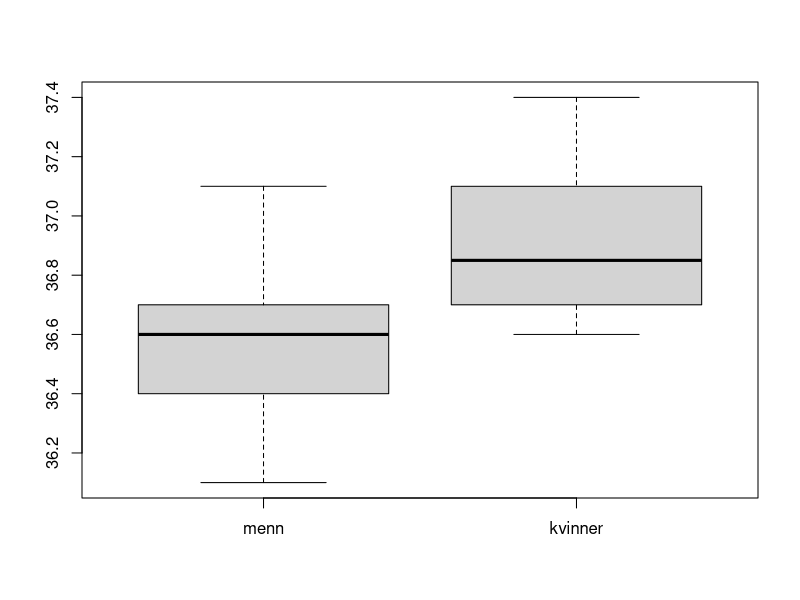
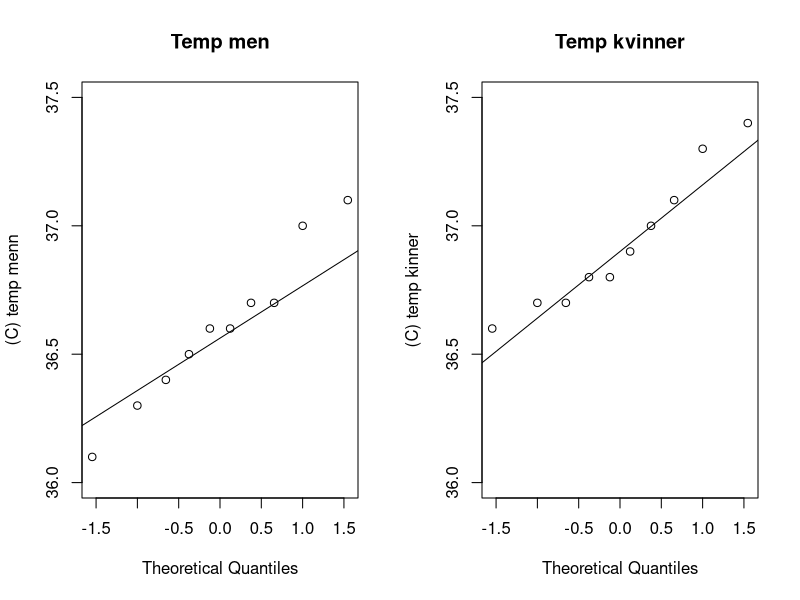

Write the R code that produced these figures, in order.
y =menn <- c(36.1, 36.3, 36.4, 36.6, 36.6, 36.7, 36.7, 37.0, 36.5, 37.1)
x = kvinner <- c(36.6, 36.7, 36.8, 36.8, 36.7, 37.0, 37.1, 37.3, 36.9, 37.4)

#a) Lag boksplott som viser fordelingen av observasjonene. Kommennter hva du finner.

boxplot(menn, kvinner, names=c('menn', 'kvinner'))

'
Vi ser fra plottet at menn har litt høyere kroppstemperatur enn menn.
Vi ser også at mennene sin fordeling er sjevt mot lavere verdier,
menns kvinners fordeling er har ingen skjevhet
'

#b) Lag normalfordelingsplott for de to observasjonssettene. Kommennter hva du ser.
limy = c(36,37.5)
par(mfrow=c(1,2))
qqnorm(menn, ylab='(C) temp menn', ylim=limy, main = "Temp men")
qqline(menn)
qqnorm(kvinner, ylab='(C) temp kinner', ylim=limy, main = "Temp kvinner")
qqline(kvinner)


#c) 
alfa = 0.05
nx = length(kvinner)
ny = length(menn)
Sx = sd(x)
Sy = sd(y)
sp_square = ((nx-1)*Sx**2 + (ny-1)*Sy**2)/(nx+ny-2)
t_obs = abs((mean(kvinner)-mean(menn)))/sqrt(sp_square*(1/nx + 1/ny))
t_lim = qt(1-alfa/2,nx-1)
P = 2* pt(t_obs, nx+ny-2)
t_CI = mean(x) - mean(y) + c(1,-1)*qt(alfa/2, nx+ny-2)*sqrt(sp_square*(1/nx + 1/ny))

#d)
t_obs_NonEqualVar = abs(mean(kvinner)-mean(menn))/sqrt(Sx**2**2/nx + Sy**2/ny)
v = round((Sx**2/nx + Sy**2/ny)**2/((Sx**2/nx)**2/(nx-1) + (Sy**2/ny)**2/(ny-1)))
P = 2* pt(t_obs_NonEqualVar, v)
#e) Utled og gjennomfør en F-test for ˚a sjekke om det er noen grunn til ˚a p˚ast˚a at
#variansene er forskjellige. Sjekk mot var.test() i R.

f = Sx**2/Sy**2
CIf = qf(c(alfa/2, 1-alfa/2),nx-1,ny-1)
